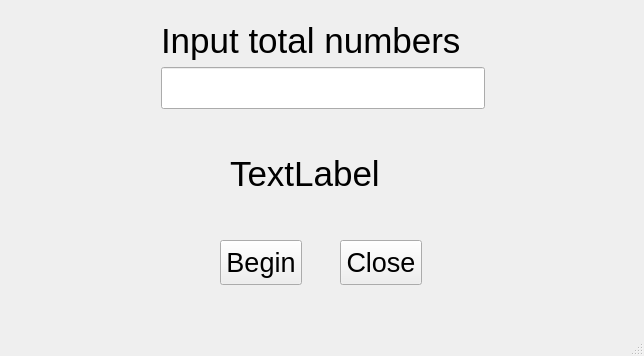
<?xml version="1.0" encoding="UTF-8"?>
<ui version="4.0">
 <class>MainWindow</class>
 <widget class="QMainWindow" name="MainWindow">
  <property name="geometry">
   <rect>
    <x>0</x>
    <y>0</y>
    <width>644</width>
    <height>356</height>
   </rect>
  </property>
  <property name="mouseTracking">
   <bool>false</bool>
  </property>
  <property name="windowTitle">
   <string>MainWindow</string>
  </property>
  <widget class="QWidget" name="centralWidget">
   <widget class="QPushButton" name="pushButton">
    <property name="geometry">
     <rect>
      <x>340</x>
      <y>240</y>
      <width>82</width>
      <height>45</height>
     </rect>
    </property>
    <property name="sizePolicy">
     <sizepolicy hsizetype="Maximum" vsizetype="Maximum">
      <horstretch>0</horstretch>
      <verstretch>0</verstretch>
     </sizepolicy>
    </property>
    <property name="font">
     <font>
      <pointsize>20</pointsize>
     </font>
    </property>
    <property name="text">
     <string>Close</string>
    </property>
   </widget>
   <widget class="QPushButton" name="pushButton_2">
    <property name="geometry">
     <rect>
      <x>220</x>
      <y>240</y>
      <width>82</width>
      <height>45</height>
     </rect>
    </property>
    <property name="sizePolicy">
     <sizepolicy hsizetype="Maximum" vsizetype="Maximum">
      <horstretch>0</horstretch>
      <verstretch>0</verstretch>
     </sizepolicy>
    </property>
    <property name="font">
     <font>
      <pointsize>20</pointsize>
     </font>
    </property>
    <property name="text">
     <string>Begin</string>
    </property>
   </widget>
   <widget class="QLabel" name="label_2">
    <property name="geometry">
     <rect>
      <x>230</x>
      <y>150</y>
      <width>172</width>
      <height>47</height>
     </rect>
    </property>
    <property name="font">
     <font>
      <pointsize>26</pointsize>
     </font>
    </property>
    <property name="text">
     <string>TextLabel</string>
    </property>
   </widget>
   <widget class="QWidget" name="">
    <property name="geometry">
     <rect>
      <x>150</x>
      <y>10</y>
      <width>346</width>
      <height>110</height>
     </rect>
    </property>
    <layout class="QVBoxLayout" name="verticalLayout">
     <item>
      <widget class="QLabel" name="label">
       <property name="font">
        <font>
         <pointsize>26</pointsize>
        </font>
       </property>
       <property name="text">
        <string>Input total numbers</string>
       </property>
      </widget>
     </item>
     <item>
      <widget class="QLineEdit" name="lineEdit">
       <property name="font">
        <font>
         <pointsize>26</pointsize>
        </font>
       </property>
      </widget>
     </item>
    </layout>
   </widget>
  </widget>
  <widget class="QMenuBar" name="menuBar">
   <property name="geometry">
    <rect>
     <x>0</x>
     <y>0</y>
     <width>644</width>
     <height>22</height>
    </rect>
   </property>
  </widget>
  <widget class="QStatusBar" name="statusBar"/>
 </widget>
 <layoutdefault spacing="6" margin="11"/>
 <resources/>
 <connections>
  <connection>
   <sender>pushButton</sender>
   <signal>clicked()</signal>
   <receiver>MainWindow</receiver>
   <slot>close()</slot>
   <hints>
    <hint type="sourcelabel">
     <x>399</x>
     <y>277</y>
    </hint>
    <hint type="destinationlabel">
     <x>215</x>
     <y>183</y>
    </hint>
   </hints>
  </connection>
 </connections>
</ui>
